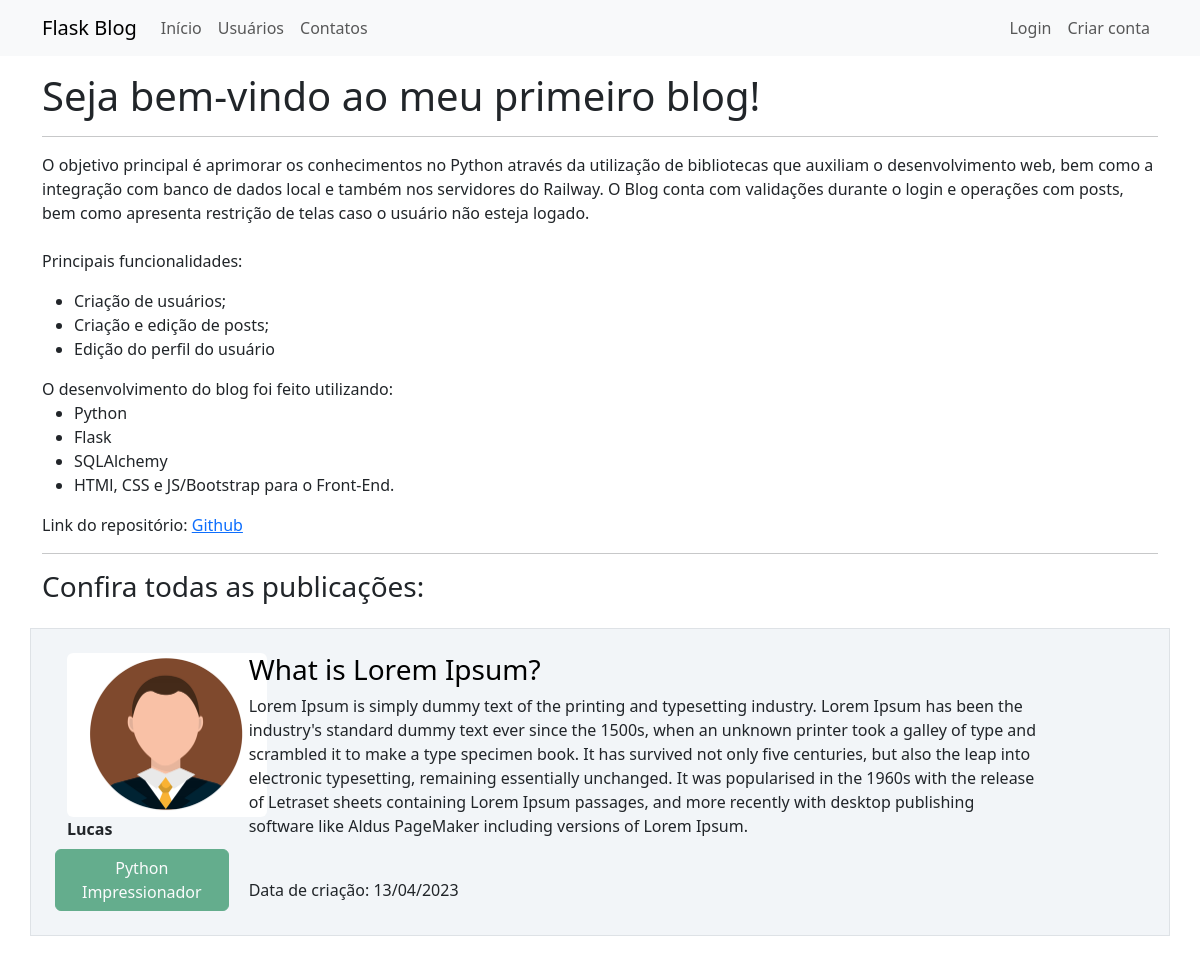
Before: / with the older database file.
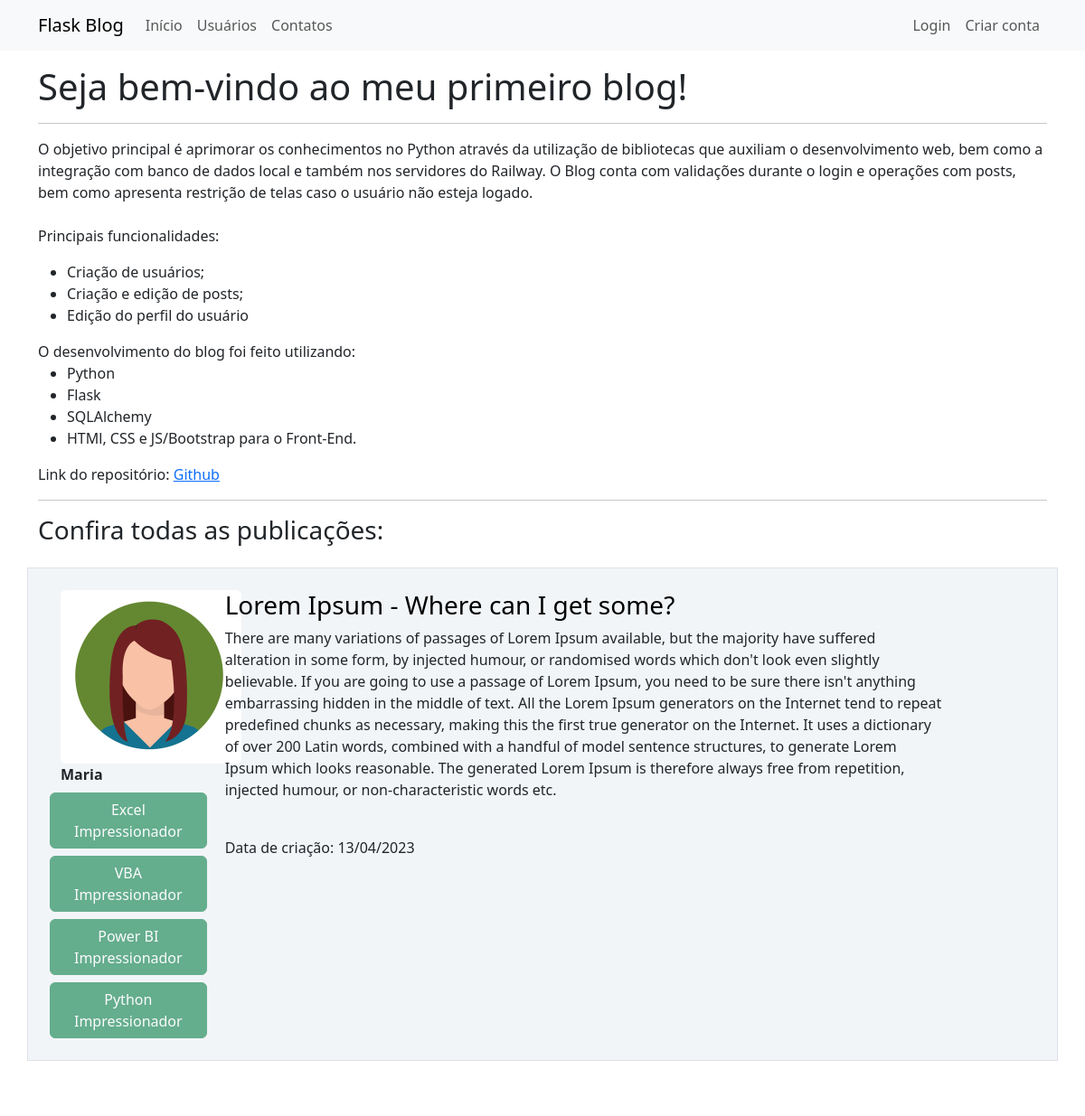
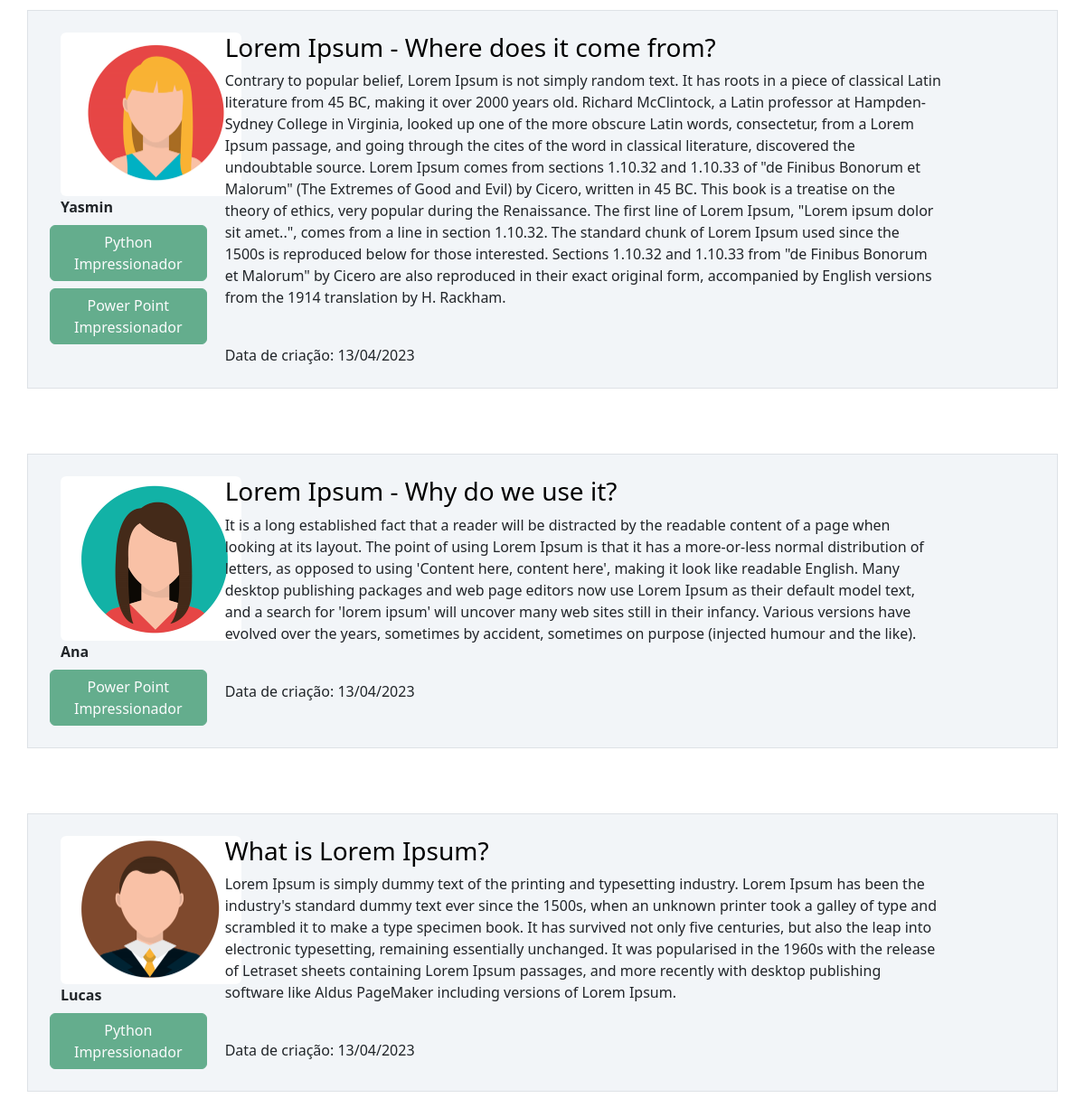
After: the same page with the newer database file (2 pictures, top to bottom).
### webblog/models.py (models this page shows, shortened)
class Post(database.Model):
    id = database.Column(database.Integer, primary_key=True)
    titulo = database.Column(database.String, nullable=False)
    corpo = database.Column(database.Text, nullable=False)  # informando ao BD que será um texto ao invés de String
    data_criacao = database.Column(database.DateTime, nullable=False, default=datetime.utcnow)
    id_usuario = database.Column(database.Integer, database.ForeignKey('usuario.id'), nullable=False)

class Usuario(database.Model, UserMixin):
    id = database.Column(database.Integer, primary_key=True)
    username = database.Column(database.String, nullable=False)  # campo não pode ser vazio, preenchimento obrigatório
    email = database.Column(database.String, nullable=False, unique=True)  # campo deve ser único
    senha = database.Column(database.String, nullable=False)
    cursos = database.Column(database.String, nullable=False, default='Não informado')
    foto_perfil = database.Column(database.String, nullable=False, default='default.jpg')
    posts = database.relationship('Post', backref='autor', lazy=True)

### webblog/routes.py (the view)
@app.route('/')  # mostra o caminho (URL) de onde a página será mostrada, nesse caso é a homepage
def home():  # função que informa o que será mostrado na página, usaremos a pasta 'templates' para arquivos HTML
    posts = Post.query.order_by(Post.id.desc())
    return render_template('home.html', posts=posts)

### webblog/templates/home.html (shortened to what this page needs)
{% extends 'base.html' %}
{% block body %}
<div class="container mt-3">
    <h1>Seja bem-vindo ao meu primeiro blog!</h1>
    <hr>
    <p>
        O objetivo principal é aprimorar os conhecimentos no Python através da utilização de bibliotecas que auxiliam o
        desenvolvimento web, bem como a integração com banco de dados local e também nos servidores do Railway. O Blog
        conta com validações durante o login e operações com posts, bem como apresenta restrição de telas caso o usuário
        não esteja logado.
        <br><br>
        Principais funcionalidades:
        <ul>
            <li>Criação de usuários;</li>
            <li>Criação e edição de posts;</li>
            <li>Edição do perfil do usuário</li>
        </ul>
        O desenvolvimento do blog foi feito utilizando:
        <ul>
            <li>Python</li>
            <li>Flask</li>
            <li>SQLAlchemy</li>
            <li>HTMl, CSS e JS/Bootstrap para o Front-End.</li>
        </ul>
        Link do repositório: <a href="https://github.com/victornunesg/web-blog">Github</a>
    </p>
    <hr>
    <h3>Confira todas as publicações:</h3>
    {% if posts %}
        {% for post in posts %}
            <div class="row border mt-4 p-4 meupost" >
                <div class="col col-2">
                    <div class="image pe-2">
                        <img src="{{  url_for('static', filename='fotos_perfil/{}'.format(post.autor.foto_perfil)) }}" class="rounded" width="200" >
                        <br>
                        <strong>{{ post.autor.username }}</strong>
                        <div class="row justify-content-center">
                            {% for curso in post.autor.cursos.split(';') %}
                                <button type="button" class="btn btn-success mt-2" disabled>{{ curso }}</button>
                            {% endfor %}
                        </div>
                    </div>
                </div>
                <div class="col col-9">
                    <a style="text-decoration: none; color:black" href="{{ url_for('exibir_post', post_id=post.id) }}"><h3>{{ post.titulo }}</h3></a>
                    <p>{{ post.corpo }}</p>
                    <br>
                    <span> Data de criação: {{ post.data_criacao.strftime('%d/%m/%Y') }}</span>
                    <br>
                </div>
            </div>
        {% endfor %}
    {% endif %}
</div>
{% endblock %}

### webblog/templates/base.html (shortened to what this page needs)
<!DOCTYPE html>
<html lang="pt-br">
<head>
    <link href="https://cdn.jsdelivr.net/npm/bootstrap@5.3.0-alpha1/dist/css/bootstrap.min.css" rel="stylesheet">
    <link rel="stylesheet" type="text/css" href="{{ url_for('static', filename='main.css')}}">
</head>
<body>
    {% include 'navbar.html' %}
    {% block body %}
    {% endblock %}
</body>
</html>

### webblog/templates/navbar.html
<nav class="navbar navbar-expand-lg navbar-light bg-light">
  <div class="container-fluid container">
    <a class="navbar-brand" href="{{ url_for('home') }}">Flask Blog</a>
    <div class="collapse navbar-collapse" id="navbarSupportedContent">
      <ul class="navbar-nav me-auto mb-2 mb-lg-0">
        <li class="nav-item">
          <a class="nav-link" aria-current="page" href="{{ url_for('home') }}">Início</a>
        </li>
        <li class="nav-item">
          <a class="nav-link" href="{{ url_for('usuarios') }}">Usuários</a>
        </li>
        <li class="nav-item">
          <a class="nav-link" href="{{ url_for('contato') }}">Contatos</a>
        </li>
      </ul>
      <ul class="d-flex navbar-nav">
        {% if current_user.is_authenticated %}
          <li class="nav-item">
            <a class="nav-link" href="{{ url_for('criar_post') }}">Criar Post</a>
          </li>
          <li class="nav-item">
            <a class="nav-link" href="{{ url_for('perfil') }}">Meu Perfil</a>
          </li>
          <li class="nav-item">
            <a class="nav-link" href="{{ url_for('sair') }}">Sair</a>
          </li>
        {% else %}
          <li class="nav-item">
            <a class="nav-link" href="{{ url_for('login') }}">Login</a>
          </li>
          <li class="nav-item">
            <a class="nav-link" href="{{ url_for('cadastro') }}">Criar conta</a>
          </li>
        {% endif %}
      </ul>
    </div>
  </div>
</nav>

### webblog/static/main.css (style rules this page uses)
body { color: dark-gray; }
.meupost { background: #f2f5f8 }
.border { border-color: white; }

Changed rows visible on the page:
added Post: foto_perfil (picture), autor.username "Maria", curso "Excel Impressionador" "VBA Impressionador" "Power BI Impressionador" "Python Impressionador", titulo "Lorem Ipsum - Where can I get some?", corpo "There are many variations of passages of Lorem Ipsum available, but the majority have suffered alteration in some form, by injected humour, or randomised words which don't look even slightly believable. If you are going to use a passage of Lorem Ipsum, you need to be sure there isn't anything embarrassing hidden in the middle of text. All the Lorem Ipsum generators on the Internet tend to repeat predefined chunks as necessary, making this the first true generator on the Internet. It uses a dictionary of over 200 Latin words, combined with a handful of model sentence structures, to generate Lorem Ipsum which looks reasonable. The generated Lorem Ipsum is therefore always free from…", data_criacao "13/04/2023"
added Post: foto_perfil (picture), autor.username "Yasmin", curso "Python Impressionador" "Power Point Impressionador", titulo "Lorem Ipsum - Where does it come from?", corpo "Contrary to popular belief, Lorem Ipsum is not simply random text. It has roots in a piece of classical Latin literature from 45 BC, making it over 2000 years old. Richard McClintock, a Latin professor at Hampden-Sydney College in Virginia, looked up one of the more obscure Latin words, consectetur, from a Lorem Ipsum passage, and going through the cites of the word in classical literature, discovered the undoubtable source. Lorem Ipsum comes from sections 1.10.32 and 1.10.33 of \"de Finibus Bonorum et Malorum\" (The Extremes of Good and Evil) by Cicero, written in 45 BC. This book is a treatise on the theory of ethics, very popular during the Renaissance. The first line of Lorem Ipsum,…", data_criacao "13/04/2023"
added Post: foto_perfil (picture), autor.username "Ana", titulo "Lorem Ipsum - Why do we use it?", corpo "It is a long established fact that a reader will be distracted by the readable content of a page when looking at its layout. The point of using Lorem Ipsum is that it has a more-or-less normal distribution of letters, as opposed to using 'Content here, content here', making it look like readable English. Many desktop publishing packages and web page editors now use Lorem Ipsum as their default model text, and a search for 'lorem ipsum' will uncover many web sites still in their infancy. Various versions have evolved over the years, sometimes by accident, sometimes on purpose (injected humour and the like).", data_criacao "13/04/2023"
added Usuario: cursos "Power Point Impressionador", shown under "Ana"
